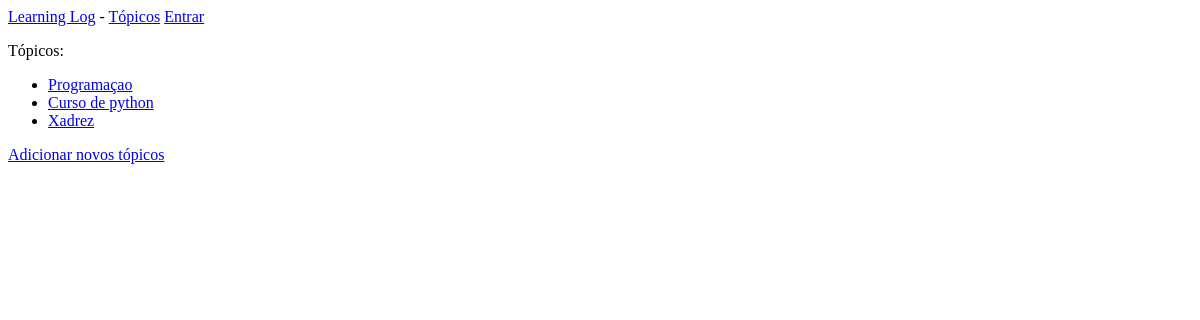
/topics, run on an earlier commit of the app's database.
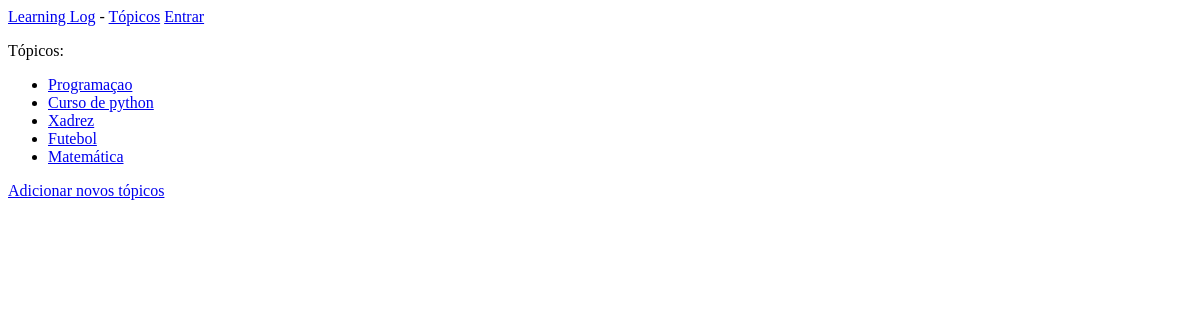
And on a later commit of the database.
### learning_logs/models.py (models this page shows)
class Topic(models.Model):
    text =  models.CharField(max_length=200)
    date_added = models.DateTimeField(auto_now_add=True)
    def __str__(self):
        return self.text

### learning_logs/views.py (the view)
# urls.py: path('topics', views.topics, name='topics'),
def topics(request):
    topics = Topic.objects.order_by('date_added')
    context = {'topics': topics}
    return render(request,'learning_logs/topics.html', context)

### learning_logs/templates/learning_logs/topics.html
{% extends "learning_logs/base.html" %}
{% block content %}
    <p>Tópicos:</p>
    <ul>
        {% for topic in topics %}
            <li>
                <a href="{% url 'topic' topic.id %}">{{ topic }}</a>
            </li>
        {% empty %}
            <li>Não há topicos adicionado</li>
        {% endfor %}
    </ul>
    <a href="{% url 'new_topic' %}">Adicionar novos tópicos</a>
{% endblock content %}

What changed in the data, as far as the page shows it:
added Topic: text "Futebol"
added Topic: text "Matemática"
